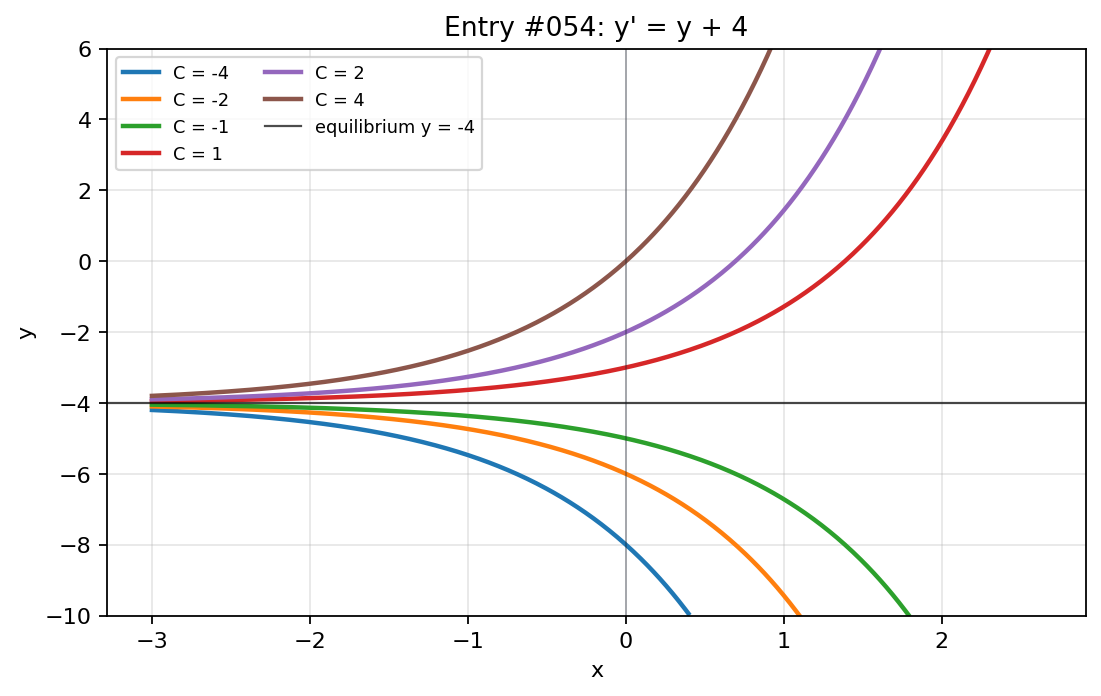

Write Python code to recreate this figure.
import numpy as np
import matplotlib.pyplot as plt

x = np.linspace(-3, 3, 600)
constants = [-4, -2, -1, 1, 2, 4]

fig, ax = plt.subplots(figsize=(7, 4.5))

for constant in constants:
    y = constant * np.exp(x) - 4
    y = np.where(np.abs(y) <= 10, y, np.nan)
    ax.plot(x, y, linewidth=2, label=f"C = {constant}")

ax.axhline(-4, color="black", linewidth=1, alpha=0.7, label="equilibrium y = -4")
ax.axvline(0, color="#111827", linewidth=0.8, alpha=0.35)
ax.set_title("Entry #054: y' = y + 4")
ax.set_xlabel("x")
ax.set_ylabel("y")
ax.set_ylim(-10, 6)
ax.grid(True, alpha=0.3)
ax.legend(fontsize=8, ncols=2)

fig.tight_layout()
plt.show()
